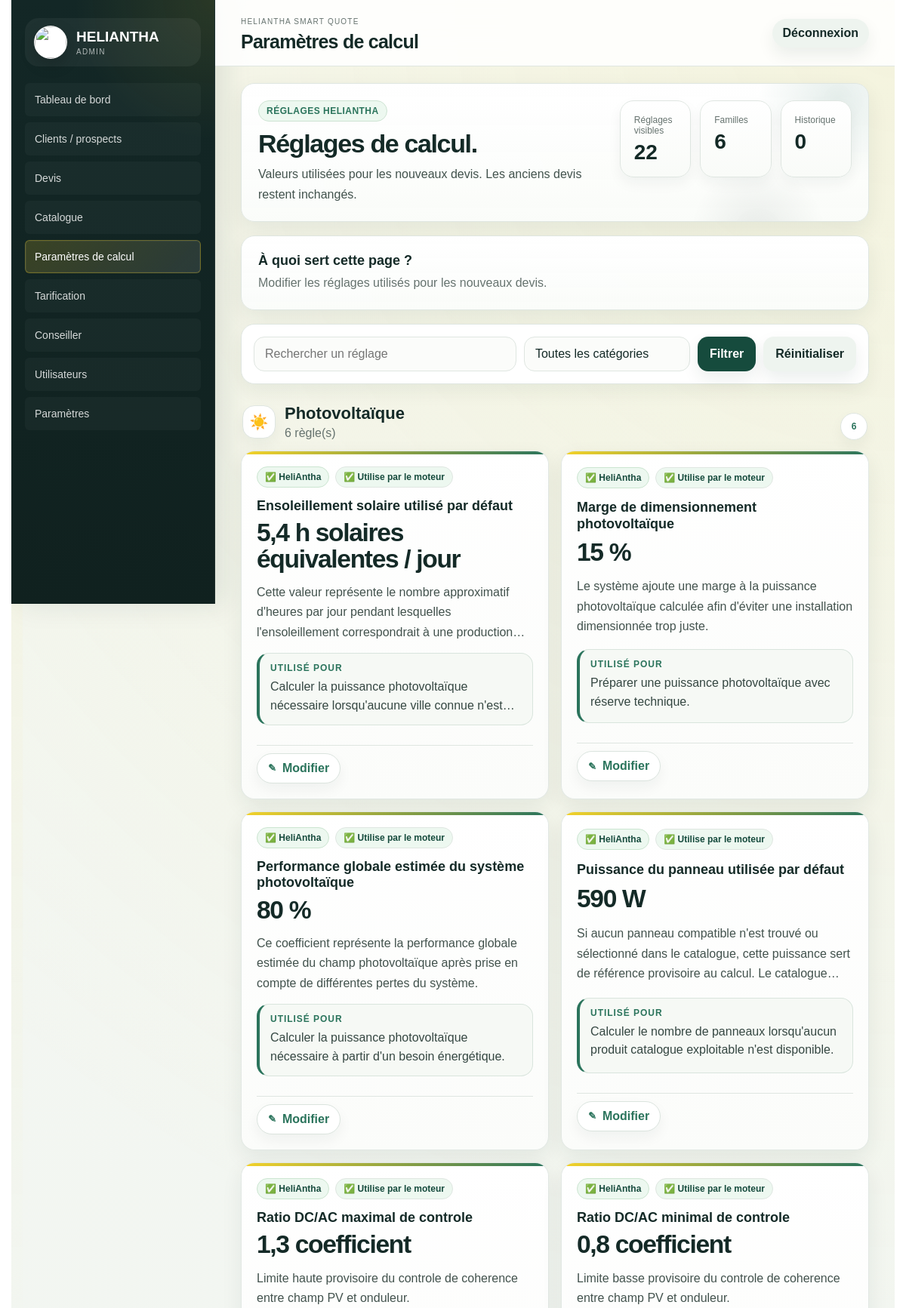
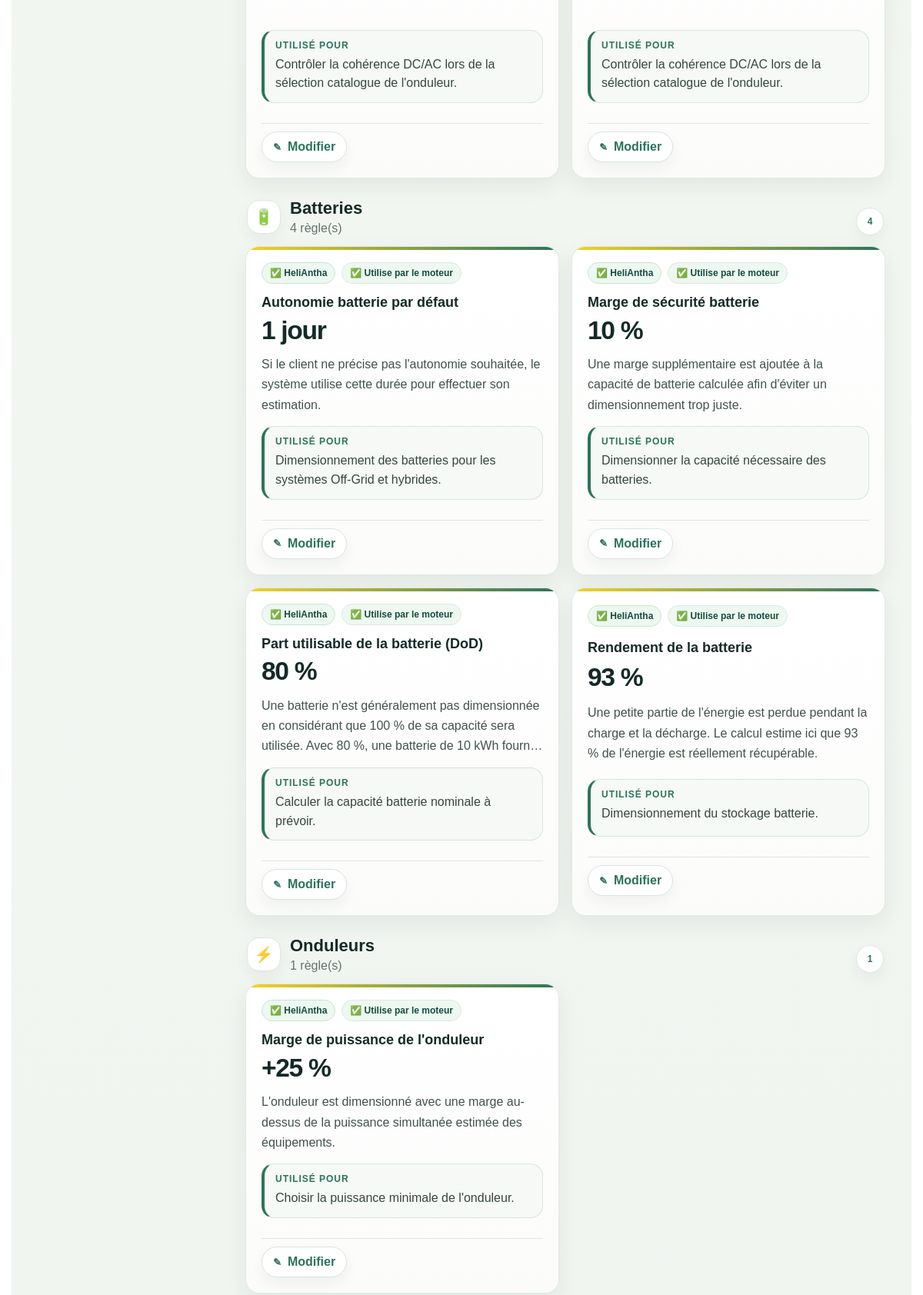
The page /admin/parametres-calcul (signed in, upper part) on the database its author committed (2 pictures, top to bottom).
### tables this page shows
CREATE TABLE calculation_parameters (
    id INTEGER PRIMARY KEY AUTOINCREMENT,
    key TEXT NOT NULL UNIQUE,
    name TEXT NOT NULL,
    value REAL NOT NULL,
    unit TEXT,
    category TEXT,
    description TEXT,
    active INTEGER NOT NULL DEFAULT 1,
    updated_at TEXT NOT NULL DEFAULT CURRENT_TIMESTAMP
, display_name TEXT, display_kind TEXT, plain_explanation TEXT, used_for TEXT, example TEXT, source_type TEXT NOT NULL DEFAULT 'demo', source_name TEXT, source_reference TEXT, validated_by TEXT, validated_at TEXT, editable INTEGER NOT NULL DEFAULT 1, calculator_usage TEXT, admin_visible INTEGER NOT NULL DEFAULT 1, management_scope TEXT NOT NULL DEFAULT 'business_rule', role_label TEXT, role_description TEXT);

### app/routes.py (the view, shortened to what this page needs)
@bp.route("/admin/parametres-calcul", methods=["GET", "POST"])
def admin_calculation_parameters():
    parameters = list_calculation_parameters(admin_visible_only=True)
    groups = filter_and_group_parameters(
        parameters,
        search=request.args.get("q", ""),
        category=request.args.get("category", ""),
    )
    history = _format_parameter_history(list_calculation_parameter_history())
    return render_template(
        "admin/calculation_parameters.html",
        groups=groups,
        parameters=parameters,
        filters=request.args,
        categories=CATEGORY_PRESENTATION,
        source_options=SOURCE_OPTIONS,
        source_types=SOURCE_TYPES,
        history=history,
    )

### app/db.py (called while the page is built)
def get_db():
    if "db" not in g:
        g.db = sqlite3.connect(current_app.config["DATABASE"])
        g.db.row_factory = sqlite3.Row
    return g.db

def ensure_schema(db=None):
    db = db or get_db()
    db.executescript(SCHEMA)
    _migrate_quote_requests(db)
    _migrate_products(db)
    _migrate_calculation_parameters(db)
    _migrate_public_tracking(db)
    _migrate_users(db)
    _migrate_advisor(db)
    _seed_defaults(db)
    db.commit()

def _migrate_quote_requests(db):
    existing = {row["name"] for row in db.execute("PRAGMA table_info(quote_requests)").fetchall()}
    for column, column_type in QUOTE_COLUMNS.items():
        if column not in existing:
            db.execute(f"ALTER TABLE quote_requests ADD COLUMN {column} {column_type}")

def _migrate_products(db):
    existing = {row["name"] for row in db.execute("PRAGMA table_info(products)").fetchall()}
    for column, column_type in PRODUCT_COLUMNS.items():
        if column not in existing:
            db.execute(f"ALTER TABLE products ADD COLUMN {column} {column_type}")
    db.execute(
        """CREATE INDEX IF NOT EXISTS idx_products_catalog_lookup
        ON products(active, category, brand, stock, priority)"""
    )

def _migrate_calculation_parameters(db):
    existing = {row["name"] for row in db.execute("PRAGMA table_info(calculation_parameters)").fetchall()}
    for column, column_type in CALCULATION_PARAMETER_COLUMNS.items():
        if column not in existing:
            db.execute(f"ALTER TABLE calculation_parameters ADD COLUMN {column} {column_type}")

def _migrate_public_tracking(db):
    db.execute(
        """CREATE INDEX IF NOT EXISTS idx_visit_requests_quote
        ON visit_requests(quote_id, created_at DESC)"""
    )
    db.execute(
        """CREATE INDEX IF NOT EXISTS idx_quote_client_events_quote
        ON quote_client_events(quote_id, created_at DESC)"""
    )

def dumps(value):
    return json.dumps(value, ensure_ascii=False)

def list_calculation_parameters(admin_visible_only=False):
    db = get_db()
    ensure_schema(db)
    sql = "SELECT * FROM calculation_parameters"
    values = ()
    if admin_visible_only:
        sql += " WHERE admin_visible = 1"
    sql += " ORDER BY category, key"
    return [dict(row) for row in db.execute(sql, values).fetchall()]

### app/parameter_views.py (called while the page is built)
def format_internal(value: float) -> str:
    return format_number(float(value), 4)

### app/routes.py (called while the page is built, shortened)
def _format_parameter_history(rows):
    formatted = []
    return formatted

### templates/admin/calculation_parameters.html (shortened to what this page needs)
{% extends "admin/base.html" %}
{% block page_title %}Paramètres de calcul{% endblock %}
{% block content %}
<section class="panel parameter-hero">
  <div class="parameter-hero-copy">
    <span class="advisor-kicker">Réglages HeliAntha</span>
    <h2>Réglages de calcul.</h2>
    <p>Valeurs utilisées pour les nouveaux devis. Les anciens devis restent inchangés.</p>
  </div>
  <div class="parameter-hero-stats" aria-label="Résumé de la page">
    <article>
      <small>Réglages visibles</small>
      <strong>{{ parameters|length }}</strong>
    </article>
    <article>
      <small>Familles</small>
      <strong>{{ groups|length }}</strong>
    </article>
    <article>
      <small>Historique</small>
      <strong>{{ history|length }}</strong>
    </article>
  </div>
</section>
<section class="panel parameter-guide">
  <div class="parameter-guide-copy">
    <h2>À quoi sert cette page ?</h2>
    <p class="muted">Modifier les réglages utilisés pour les nouveaux devis.</p>
  </div>
</section>
<form class="filters parameter-filters parameter-toolbar" method="get" role="search">
  <input
    name="q"
    value="{{ filters.get('q', '') }}"
    placeholder="Rechercher un réglage"
    aria-label="Rechercher un réglage"
  >
  <select name="category" aria-label="Filtrer par catégorie">
    <option value="">Toutes les catégories</option>
  </select>
  <button class="admin-button" type="submit">Filtrer</button>
  <a class="admin-button secondary" href="{{ url_for('main.admin_calculation_parameters') }}">Réinitialiser</a>
</form>
{% for group in groups.values() %}
<section class="parameter-group">
  <div class="group-title group-title--clean">
    <div class="group-title-copy">
      <span>{{ group.icon }}</span>
      <div>
        <h2>{{ group.label }}</h2>
        <p>{{ group.parameters|length }} règle(s)</p>
      </div>
    </div>
    <span class="group-count">{{ group.parameters|length }}</span>
  </div>
  <div class="parameter-grid">
    {% for p in group.parameters %}
    <article class="parameter-card {% if not p.editable %}locked{% endif %}">
      <div class="parameter-card-meta">
        <span class="source-badge source-{{ p.source_type }}">{{ p.source_badge }}</span>
        <span class="engine-usage-badge engine-usage-{{ p.engine_usage_status }}">
          {{ p.engine_usage_badge }}
        </span>
      </div>
      <div class="parameter-card-copy">
        <h3>{{ p.display_name }}</h3>
        <div class="parameter-value">{{ p.display_value }}</div>
      </div>
      <p class="plain-explanation">{{ p.plain_explanation }}</p>
      <div class="parameter-used-for">
        <b>Utilisé pour</b>
        <p>{{ p.used_for }}</p>
      </div>
      <div class="parameter-card-actions">
        {% if p.editable %}
        <details class="edit-details">
          <summary>Modifier</summary>
        </details>
        {% else %}
        <div class="locked-box">Ce réglage est verrouillé.</div>
        {% endif %}
      </div>
    </article>
    {% endfor %}
  </div>
</section>
{% else %}
<section class="panel">
  <p class="muted">Aucun paramètre ne correspond à cette recherche.</p>
</section>
{% endfor %}
{% endblock %}

### rows shown on the page
calculation_parameters: source_badge "✅ HeliAntha", engine_usage_badge "✅ Utilise par le moteur", display_name "Ensoleillement solaire utilisé par défaut", display_value "5,4 h solaires équivalentes / jour", plain_explanation "Cette valeur représente le nombre approximatif d'heures par jour pendant lesquelles l'ensoleillement correspondrait à une…", used_for "Calculer la puissance photovoltaïque nécessaire lorsqu'aucune ville connue…"
calculation_parameters: source_badge "✅ HeliAntha", engine_usage_badge "✅ Utilise par le moteur", display_name "Marge de dimensionnement photovoltaïque", display_value "15 %", plain_explanation "Le système ajoute une marge à la puissance photovoltaïque calculée afin d'éviter une installation dimensionnée trop juste.", used_for "Préparer une puissance photovoltaïque avec réserve technique."
calculation_parameters: source_badge "✅ HeliAntha", engine_usage_badge "✅ Utilise par le moteur", display_name "Performance globale estimée du système photovoltaïque", display_value "80 %", plain_explanation "Ce coefficient représente la performance globale estimée du champ photovoltaïque après prise en compte de différentes pertes du système.", used_for "Calculer la puissance photovoltaïque nécessaire à partir d'un besoin énergétique."
calculation_parameters: source_badge "✅ HeliAntha", engine_usage_badge "✅ Utilise par le moteur", display_name "Puissance du panneau utilisée par défaut", display_value "590 W", plain_explanation "Si aucun panneau compatible n'est trouvé ou sélectionné dans le catalogue, cette puissance sert de référence provisoire au calcul. Le…", used_for "Calculer le nombre de panneaux lorsqu'aucun produit catalogue exploitable n'est disponible."
calculation_parameters: source_badge "✅ HeliAntha", engine_usage_badge "✅ Utilise par le moteur", display_name "Ratio DC/AC maximal de controle", display_value "1,3 coefficient", plain_explanation "Limite haute provisoire du controle de coherence entre champ PV et onduleur.", used_for "Contrôler la cohérence DC/AC lors de la sélection catalogue de l'onduleur."
calculation_parameters: source_badge "✅ HeliAntha", engine_usage_badge "✅ Utilise par le moteur", display_name "Ratio DC/AC minimal de controle", display_value "0,8 coefficient", plain_explanation "Limite basse provisoire du controle de coherence entre champ PV et onduleur.", used_for "Contrôler la cohérence DC/AC lors de la sélection catalogue de l'onduleur."
calculation_parameters: source_badge "✅ HeliAntha", engine_usage_badge "✅ Utilise par le moteur", display_name "Autonomie batterie par défaut", display_value "1 jour", plain_explanation "Si le client ne précise pas l'autonomie souhaitée, le système utilise cette durée pour effectuer son estimation.", used_for "Dimensionnement des batteries pour les systèmes Off-Grid et hybrides."
calculation_parameters: source_badge "✅ HeliAntha", engine_usage_badge "✅ Utilise par le moteur", display_name "Marge de sécurité batterie", display_value "10 %", plain_explanation "Une marge supplémentaire est ajoutée à la capacité de batterie calculée afin d'éviter un dimensionnement trop juste.", used_for "Dimensionner la capacité nécessaire des batteries."
calculation_parameters: source_badge "✅ HeliAntha", engine_usage_badge "✅ Utilise par le moteur", display_name "Part utilisable de la batterie (DoD)", display_value "80 %", plain_explanation "Une batterie n'est généralement pas dimensionnée en considérant que 100 % de sa capacité sera utilisée. Avec 80 %, une batterie de 10 kWh…", used_for "Calculer la capacité batterie nominale à prévoir."
calculation_parameters: source_badge "✅ HeliAntha", engine_usage_badge "✅ Utilise par le moteur", display_name "Rendement de la batterie", display_value "93 %", plain_explanation "Une petite partie de l'énergie est perdue pendant la charge et la décharge. Le calcul estime ici que 93 % de l'énergie est réellement récupérable.", used_for "Dimensionnement du stockage batterie."
calculation_parameters: source_badge "✅ HeliAntha", engine_usage_badge "✅ Utilise par le moteur", display_name "Marge de puissance de l'onduleur", display_value "+25 %", plain_explanation "L'onduleur est dimensionné avec une marge au-dessus de la puissance simultanée estimée des équipements.", used_for "Choisir la puissance minimale de l'onduleur."

### other values the page prints
{{ parameters|length }} "22"
{{ groups|length }} "6"
{{ history|length }} "0"
{{ group.icon }} "☀️" "🔋" "⚡"
{{ group.label }} "Photovoltaïque" "Batteries" "Onduleurs"
{{ group.parameters|length }} "6" "4" "1"
